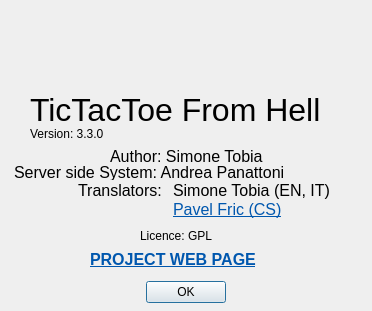
<?xml version="1.0" encoding="UTF-8"?>
<ui version="4.0">
 <class>AboutDialog</class>
 <widget class="QDialog" name="AboutDialog">
  <property name="windowModality">
   <enum>Qt::ApplicationModal</enum>
  </property>
  <property name="geometry">
   <rect>
    <x>0</x>
    <y>0</y>
    <width>372</width>
    <height>311</height>
   </rect>
  </property>
  <property name="windowTitle">
   <string>About...</string>
  </property>
  <property name="windowIcon">
   <iconset resource="Icons.qrc">
    <normaloff>:/main/tttfh.png</normaloff>:/main/tttfh.png</iconset>
  </property>
  <widget class="QLabel" name="label">
   <property name="geometry">
    <rect>
     <x>30</x>
     <y>90</y>
     <width>318</width>
     <height>39</height>
    </rect>
   </property>
   <property name="font">
    <font>
     <pointsize>24</pointsize>
    </font>
   </property>
   <property name="text">
    <string>TicTacToe From Hell</string>
   </property>
  </widget>
  <widget class="QLabel" name="label_2">
   <property name="geometry">
    <rect>
     <x>110</x>
     <y>146</y>
     <width>164</width>
     <height>20</height>
    </rect>
   </property>
   <property name="font">
    <font>
     <pointsize>12</pointsize>
    </font>
   </property>
   <property name="text">
    <string>Author: Simone Tobia</string>
   </property>
  </widget>
  <widget class="QDialogButtonBox" name="buttonBox">
   <property name="geometry">
    <rect>
     <x>100</x>
     <y>280</y>
     <width>171</width>
     <height>25</height>
    </rect>
   </property>
   <property name="orientation">
    <enum>Qt::Horizontal</enum>
   </property>
   <property name="standardButtons">
    <set>QDialogButtonBox::Ok</set>
   </property>
   <property name="centerButtons">
    <bool>true</bool>
   </property>
  </widget>
  <widget class="QLabel" name="label_3">
   <property name="geometry">
    <rect>
     <x>150</x>
     <y>10</y>
     <width>81</width>
     <height>81</height>
    </rect>
   </property>
   <property name="text">
    <string/>
   </property>
   <property name="pixmap">
    <pixmap resource="Icons.qrc">:/main/tttfh.png</pixmap>
   </property>
  </widget>
  <widget class="QLabel" name="label_4">
   <property name="geometry">
    <rect>
     <x>140</x>
     <y>228</y>
     <width>91</width>
     <height>16</height>
    </rect>
   </property>
   <property name="text">
    <string>Licence: GPL</string>
   </property>
  </widget>
  <widget class="QLabel" name="label_5">
   <property name="geometry">
    <rect>
     <x>90</x>
     <y>250</y>
     <width>191</width>
     <height>20</height>
    </rect>
   </property>
   <property name="font">
    <font>
     <pointsize>12</pointsize>
     <weight>75</weight>
     <bold>true</bold>
    </font>
   </property>
   <property name="text">
    <string>&lt;!DOCTYPE HTML PUBLIC &quot;-//W3C//DTD HTML 4.0//EN&quot; &quot;http://www.w3.org/TR/REC-html40/strict.dtd&quot;&gt;
&lt;html&gt;&lt;head&gt;&lt;meta name=&quot;qrichtext&quot; content=&quot;1&quot; /&gt;&lt;style type=&quot;text/css&quot;&gt;
p, li { white-space: pre-wrap; }
&lt;/style&gt;&lt;/head&gt;&lt;body style=&quot; font-family:'Sans'; font-size:12pt; font-weight:600; font-style:normal;&quot;&gt;
&lt;p style=&quot; margin-top:0px; margin-bottom:0px; margin-left:0px; margin-right:0px; -qt-block-indent:0; text-indent:0px;&quot;&gt;&lt;a href=&quot;http://tttfh.sourceforge.net/&quot;&gt;&lt;span style=&quot; font-family:'Sans Serif'; text-decoration: underline; color:#0057ae;&quot;&gt;PROJECT WEB PAGE&lt;/span&gt;&lt;/a&gt;&lt;/p&gt;&lt;/body&gt;&lt;/html&gt;</string>
   </property>
   <property name="openExternalLinks">
    <bool>true</bool>
   </property>
  </widget>
  <widget class="QLabel" name="label_6">
   <property name="geometry">
    <rect>
     <x>14</x>
     <y>164</y>
     <width>351</width>
     <height>16</height>
    </rect>
   </property>
   <property name="font">
    <font>
     <pointsize>12</pointsize>
    </font>
   </property>
   <property name="text">
    <string>Server side System: Andrea Panattoni</string>
   </property>
  </widget>
  <widget class="QLabel" name="label_7">
   <property name="geometry">
    <rect>
     <x>78</x>
     <y>175</y>
     <width>91</width>
     <height>31</height>
    </rect>
   </property>
   <property name="font">
    <font>
     <pointsize>12</pointsize>
    </font>
   </property>
   <property name="text">
    <string>Translators:</string>
   </property>
  </widget>
  <widget class="QLabel" name="label_8">
   <property name="geometry">
    <rect>
     <x>173</x>
     <y>180</y>
     <width>191</width>
     <height>41</height>
    </rect>
   </property>
   <property name="font">
    <font>
     <pointsize>12</pointsize>
    </font>
   </property>
   <property name="text">
    <string>&lt;!DOCTYPE HTML PUBLIC &quot;-//W3C//DTD HTML 4.0//EN&quot; &quot;http://www.w3.org/TR/REC-html40/strict.dtd&quot;&gt;
&lt;html&gt;&lt;head&gt;&lt;meta name=&quot;qrichtext&quot; content=&quot;1&quot; /&gt;&lt;style type=&quot;text/css&quot;&gt;
p, li { white-space: pre-wrap; }
&lt;/style&gt;&lt;/head&gt;&lt;body style=&quot; font-family:'Sans Serif'; font-size:12pt; font-weight:400; font-style:normal;&quot;&gt;
&lt;p style=&quot; margin-top:0px; margin-bottom:0px; margin-left:0px; margin-right:0px; -qt-block-indent:0; text-indent:0px;&quot;&gt;Simone Tobia (EN, IT)&lt;/p&gt;
&lt;p style=&quot; margin-top:0px; margin-bottom:0px; margin-left:0px; margin-right:0px; -qt-block-indent:0; text-indent:0px;&quot;&gt;&lt;a href=&quot;http://fripohled.blogspot.com/&quot;&gt;&lt;span style=&quot; text-decoration: underline; color:#0057ae;&quot;&gt;Pavel Fric (CS)&lt;/span&gt;&lt;/a&gt;&lt;/p&gt;&lt;/body&gt;&lt;/html&gt;</string>
   </property>
   <property name="openExternalLinks">
    <bool>true</bool>
   </property>
  </widget>
  <widget class="QLabel" name="label_9">
   <property name="geometry">
    <rect>
     <x>30</x>
     <y>126</y>
     <width>281</width>
     <height>16</height>
    </rect>
   </property>
   <property name="text">
    <string>Version: 3.3.0</string>
   </property>
  </widget>
 </widget>
 <resources>
  <include location="Icons.qrc"/>
 </resources>
 <connections>
  <connection>
   <sender>buttonBox</sender>
   <signal>accepted()</signal>
   <receiver>AboutDialog</receiver>
   <slot>accept()</slot>
   <hints>
    <hint type="sourcelabel">
     <x>248</x>
     <y>254</y>
    </hint>
    <hint type="destinationlabel">
     <x>157</x>
     <y>274</y>
    </hint>
   </hints>
  </connection>
  <connection>
   <sender>buttonBox</sender>
   <signal>rejected()</signal>
   <receiver>AboutDialog</receiver>
   <slot>reject()</slot>
   <hints>
    <hint type="sourcelabel">
     <x>316</x>
     <y>260</y>
    </hint>
    <hint type="destinationlabel">
     <x>286</x>
     <y>274</y>
    </hint>
   </hints>
  </connection>
 </connections>
</ui>
